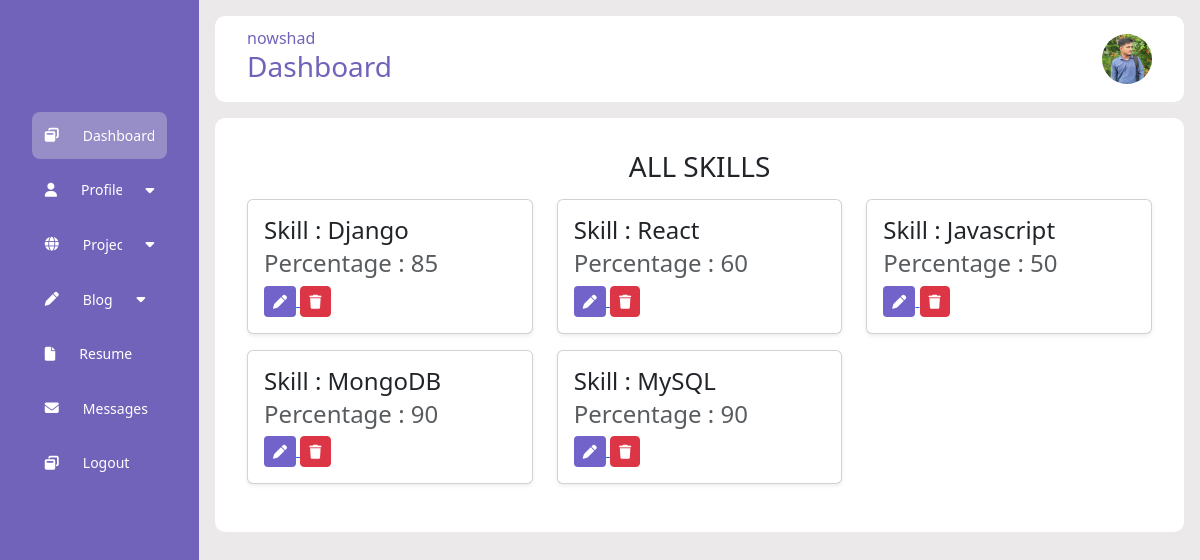
The page /account/show_skills/ (signed in) on the database its author committed.
### account/models.py (models this page shows, shortened)
class UserProfile(models.Model):
    user = models.OneToOneField(User, on_delete=models.CASCADE)
    profile_image = models.ImageField(upload_to='images/profile', blank=True, null=True)

class Skill(models.Model):
    name = models.CharField(max_length=100)
    percentage = models.PositiveIntegerField(validators=[MaxValueValidator(100)])

### account/views.py (the view)
# urls.py: path('show_skills/', views.show_skills, name='show_skills'),
def show_skills(request):
    skills = Skill.objects.all()
    user_profile = request.user.userprofile
    return render(request, 'show_skills.html', {'skills':skills, 'user_profile':user_profile})

### account/templates/show_skills.html (shortened to what this page needs)
{% extends "dashboard.html" %}
{% block dynamic %}
{% if request.user.is_staff %}
<h1 class="text-center fs-3 text-uppercase">All Skills</h1>
<div class="row mt-3">
    {% for skill in skills %}
    <div class="col-12 col-md-4 mb-3">
        <div class="card shadow-sm">
            <div class="card-body">
                <h5 class="card-title fs-4 display-3">Skill : {{skill.name}}</h5>
                <h6 class="card-subtitle mb-2 fs-4 display-3 text-body-secondary">Percentage : {{skill.percentage}}</h6>
                <a href="{% url 'edit_skill' skill.id %}">
                    <button class="btn btn-sm" style="background-color: #7163CA; color: #fff;">
                        <i class=" fas fa-solid fa-pen"></i>
                    </button>
                </a>
                <a href="{% url 'delete_skill' skill.id %}" class="btn btn-danger btn-sm text-decoration-none"> <i
                        class="fas fa-solid fa-trash"></i></a>
            </div>
        </div>
    </div>
    {% endfor %}
</div>
{% endif %}
{% endblock dynamic %}

### account/templates/dashboard.html (shortened to what this page needs)
{% load static %}
<!DOCTYPE html>
<html lang="en">
<head>
    <link rel="stylesheet" type="text/css" href="{% static 'css/style.css' %}">
    <link href="https://cdn.jsdelivr.net/npm/bootstrap@5.3.3/dist/css/bootstrap.min.css" rel="stylesheet"
>
</head>
<body>
    <div id="dashboard">
        <div class="sidebar">
            <div class="logo"> </div>
            <ul class="menu">
                <li class="active">
                    <a href="{% url 'dashboard' %}">
                        <i class="fas fa-regular fa-window-restore"></i>
                        <span>Dashboard</span>
                    </a>
                </li>
                <li>
                    <a href="#" class="has-dropdown collapsed" data-bs-toggle="collapse" data-bs-target="#profile"
                        aria-expanded="false" aria-controls="profile">
                        <i class="fas fa-regular fa-user"></i>
                        <span>Profile</span>
                        <i class="fas fa-caret-down"></i>
                    </a>
                </li>
                <li>
                    <a href="#" class="has-dropdown collapsed" data-bs-toggle="collapse" data-bs-target="#project"
                        aria-expanded="false" aria-controls="project">
                        <i class="fas fa-solid fa-globe"></i>
                        <span>Project</span>
                        <i class="fas fa-caret-down"></i>
                    </a>
                </li>
                <li>
                    <a href="#" class="has-dropdown collapsed" data-bs-toggle="collapse" data-bs-target="#blog"
                        aria-expanded="false" aria-controls="profile">
                        <i class="fas fa-solid fa-pen"></i>
                        <span>Blog</span>
                        <i class="fas fa-caret-down"></i>
                    </a>
                </li>
                <li>
                    <a href="{% url 'upload_resume' %}">
                        <i class="fas fa-regular fa-file"></i>
                        <span>Resume</span>
                    </a>
                </li>
                <li>
                    <a href="{% url 'messages' %}">
                        <i class="fas fa-regular fa-envelope"></i>
                        <span>Messages</span>
                    </a>
                </li>
                <li class="logout">
                    <a href="{% url 'logout' %}">
                        <i class="fas fa-regular fa-window-restore"></i>
                        <span>Logout</span>
                    </a>
                </li>
            </ul>
        </div>
        <div class="main-content">
            <div class="header-wrapper">
                <div class="header-title">
                    <span>{{request.user}}</span>
                    <h3>Dashboard</h3>
                </div>
                <div class="user-info dropdown">
                    {% if user_profile.profile_image %}
                    <img src="{{ user_profile.profile_image.url }}" alt="Profile Image" class="dropdown-toggle" href="#"
                        role="button" data-bs-toggle="dropdown" aria-expanded="false">
                    {% else %}
                    <p>No profile image available</p>
                    {% endif %}
                </div>
            </div>
            <div class="card-container">
                {% block dynamic %}
                {% endblock dynamic %}
            </div>
        </div>
    </div>
</body>
</html>

### static/css/style.css (style rules this page uses)
* { margin: 0; padding: 0; box-sizing: border-box; }
#dashboard { display: flex; }
.sidebar { position: sticky; top: 0; left: 0; bottom: 0; width: 110px; height: 100vh; color: #fff; overflow: hidden; transition: alll 0.5s linear; background: rgba(113, 99, 186, 255); }
.logo { height: 80px; padding: 16px; }
.menu { height: 88%; position: relative; list-style: none; padding: 1.5rem; }
.menu li { padding: 0.8rem; margin: 8px; border-radius: 8px; transition: all 0.5s ease-in-out; }
.menu li:hover, .active { background: #e0e0e058; }
.menu a { color: #fff; font-size: 14px; text-decoration: none; display: flex; align-items: center; gap: 1.5rem; }
.menu a span { overflow: hidden; }
.main-content { position: relative; background-color: #ebe9e9; width: 100%; padding: 1rem; }
.header-wrapper img { width: 50px; height: 50px; cursor: pointer; border-radius: 50%; }
.header-wrapper { display: flex; justify-content: space-between; align-items: center; flex-wrap: wrap; background-color: #fff; border-radius: 10px; padding: 10px 2rem; margin-bottom: 1rem; }
.header-title { color: rgba(113, 99, 186, 255); }
.card-container { background-color: #fff; padding: 2rem; border-radius: 10px; }

### rows shown on the page
UserProfile: profile_image (picture)
Skill: name "Django", percentage "85"
Skill: name "React", percentage "60"
Skill: name "Javascript", percentage "50"
Skill: name "MongoDB", percentage "90"
Skill: name "MySQL", percentage "90"

### other values the page prints
{{ request.user }} "nowshad"
